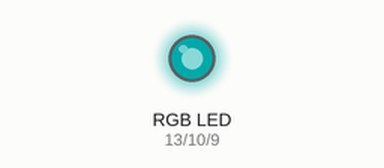
Simulated run of this sketch. Board: Arduino Uno, built with avr-gcc and run on an emulated ATmega328P. Parts: an RGB LED mixed from three pins (HIGH = lit). Dim RGB values are drawn brighter than linear.

Above: at 0.1 s.
At 0.6 s:
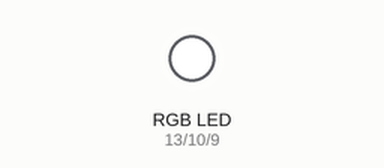
Timing chart, 0 to 2.1 s (numbered marks = the images above):
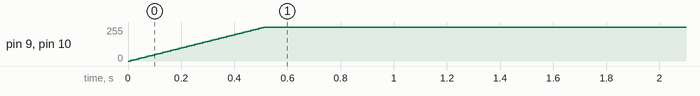

The sketch:

SoftStart.ino
```cpp
const int redLED = 13;
const int greenLED = 10;
const int blueLED = 9;
void setup(){
  fadeOn();
  //colorLED(255,255,255);
}
void loop(){

}

void colorLED(int red,int green,int blue){
//  if(sink){
//    red = 255-red;
//    green = 255-green;
//    blue = 255-blue;
//  }
  analogWrite(redLED, red);
  analogWrite(greenLED, green);
  analogWrite(blueLED, blue);
}
void fadeOn(){
    for(int fadeValue = 0 ; fadeValue <= 255; fadeValue +=5) {
    // sets the value (range from 0 to 255):
    colorLED(fadeValue,fadeValue,fadeValue);
    // wait for 30 milliseconds to see the dimming effect
    delay(10);
  }
}
```
